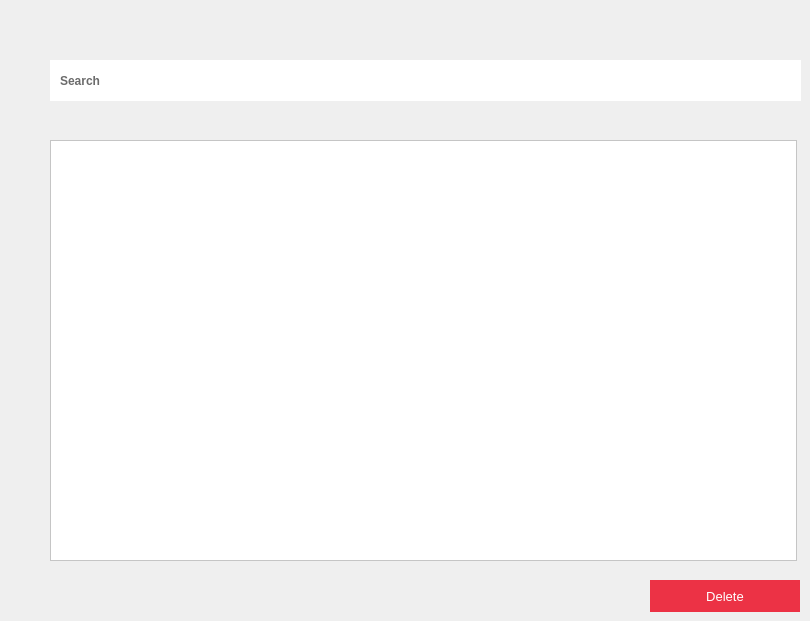
    <widget class="QWidget" name="equipDelete">
     <widget class="QLineEdit" name="searchTextBox_2">
      <property name="geometry">
       <rect>
        <x>50</x>
        <y>60</y>
        <width>751</width>
        <height>41</height>
       </rect>
      </property>
      <property name="styleSheet">
       <string notr="true">#searchTextBox_2
{
    font-weight: bold;
    color:rgb(107, 107, 107);
	padding-left:8px;
	border:none;
    background-color:white;
}
</string>
      </property>
      <property name="text">
       <string>Search</string>
      </property>
     </widget>
     <widget class="QTableView" name="tableView_4">
      <property name="geometry">
       <rect>
        <x>50</x>
        <y>140</y>
        <width>747</width>
        <height>421</height>
       </rect>
      </property>
      <property name="font">
       <font>
        <bold>true</bold>
       </font>
      </property>
      <property name="styleSheet">
       <string notr="true">#tableView_4
{
	color: rgb(0, 0, 0);
	background-color:rgb(255, 255, 255);
}
#tableView_4::item:selected {
    background-color: #a8d8ff; 
    color: black;
}</string>
      </property>
     </widget>
     <widget class="QPushButton" name="deleteEquipButton_2">
      <property name="geometry">
       <rect>
        <x>650</x>
        <y>580</y>
        <width>150</width>
        <height>32</height>
       </rect>
      </property>
      <property name="font">
       <font>
        <pointsize>10</pointsize>
        <bold>false</bold>
       </font>
      </property>
      <property name="cursor">
       <cursorShape>PointingHandCursor</cursorShape>
      </property>
      <property name="focusPolicy">
       <enum>Qt::FocusPolicy::TabFocus</enum>
      </property>
      <property name="styleSheet">
       <string notr="true">#deleteEquipButton_2
{
	background:#EC3245;
	border:none;
	color:white;
}

#deleteEquipButton_2:hover
{
	background:#2d2d2d;
	border:2px solid #EC3245;
	color:#EC3245;
}</string>
      </property>
      <property name="text">
       <string>Delete</string>
      </property>
     </widget>
    </widget>
